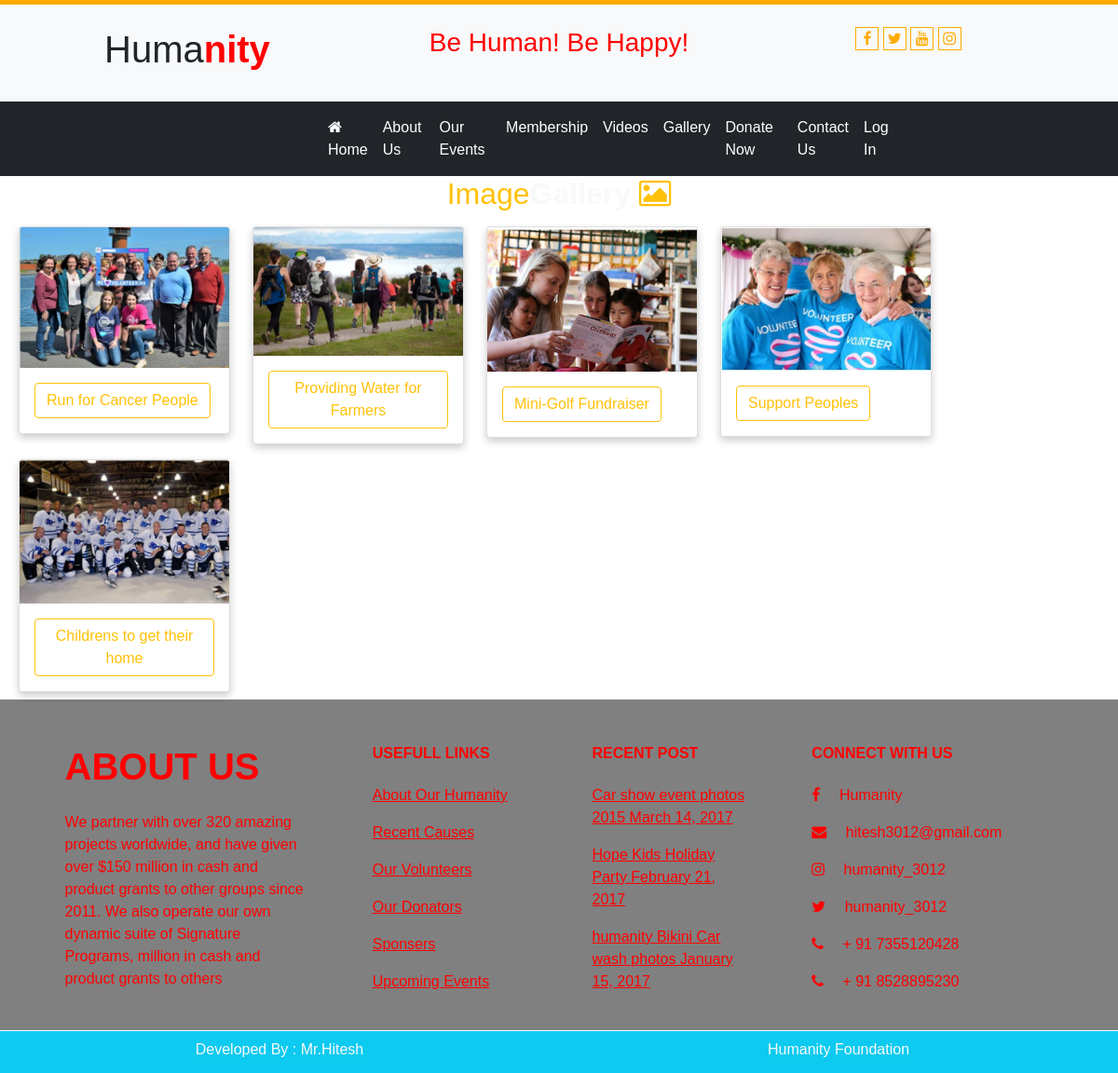
The app's page /user/gallery/ with its own data.
### user/models.py (models this page shows)
class gallery(models.Model):
    pdes=models.CharField(max_length=205)
    gpic=models.ImageField(upload_to='static/gallery/',default="")
    gdate=models.DateField()

### user/views.py (the view)
# urls.py: path('gallery/',views.imagegallery),
def imagegallery(req):
    gdata=gallery.objects.all()
    mydict={"d":gdata}
    return render(req,'user/gallery.html',mydict)
    return render(req,'user/imagegallery.html',mydict)

### templates/user/gallery.html (shortened to what this page needs)
{% extends 'base.html' %}
{% load static %}
{% block content %}
<div clas="row">
    <div class="h2 text-center text-warning">Image<b class="text-light">Gallery</b> <i class="fa fa-image"></i></div>
    <div class="col-sm-10">
        <div class="row">
            {% if d %}
            {% for x in d%}
            <div class="col-sm-3" p-3>
                <div class="card w-100">
  <img src="/{{x.gpic}}" class="card-img-top" alt="...">
  <div class="card-body">
    <a href="#" class="btn btn-outline-warning">{{x.pdes}}</a>
  </div>
</div>
            </div>
            {% endfor%}
            {% endif%}
        </div>
    </div>
</div>
{% endblock %}

### templates/base.html (style rules this page uses)
body { font-family: Arial, Helvetica, sans-serif; margin: 0; }
html { box-sizing: border-box; }
*, *:before, *:after { box-sizing: inherit; }
.card { box-shadow: 0 4px 8px 0 rgba(0, 0, 0, 0.2); margin: 8px; }
.container::after, .row::after { content: ""; clear: both; display: table; }

### records on screen
gallery: gpic (picture), pdes "Run for Cancer People"
gallery: gpic (picture), pdes "Providing Water for Farmers"
gallery: gpic (picture), pdes "Mini-Golf Fundraiser"
gallery: gpic (picture), pdes "Support Peoples"
gallery: gpic (picture), pdes "Childrens to get their home"
